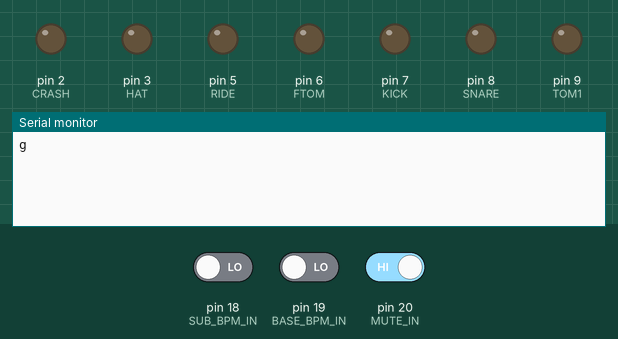
This sketch was run on a simulated Arduino Leonardo, built for the host (arithmetic inside an expression is 32-bit, double 64-bit). Shown: output pins drawn as LEDs (lit = HIGH), the last lines printed to the serial monitor. Inputs (shaded band) come from the test bench; at power-on: pin 20 (MUTE_IN) HIGH, pin 19 (BASE_BPM_IN) LOW, pin 18 (SUB_BPM_IN) LOW. An integer division by zero does not stop the program and gives all ones (-1).

Above: at 5.7 s.
5.8 s: pin 20 (MUTE_IN) driven LOW
At 6.9 s:
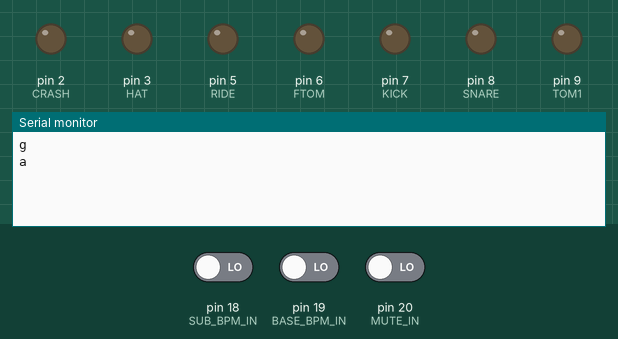
7.3 s: pin 19 (BASE_BPM_IN) driven HIGH
At 8.5 s:
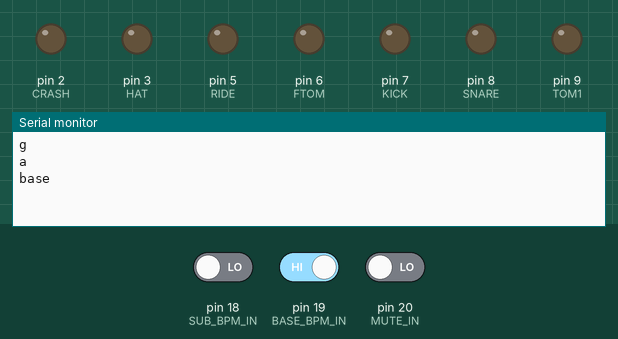
8.8 s: pin 18 (SUB_BPM_IN) driven HIGH
At 9.7 s:
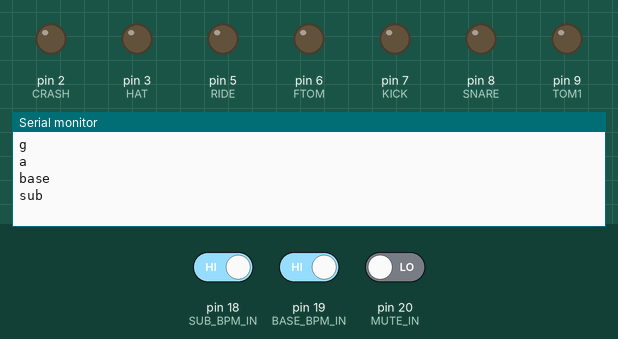
10.3 s: pin 20 (MUTE_IN) driven HIGH
At 11.6 s:
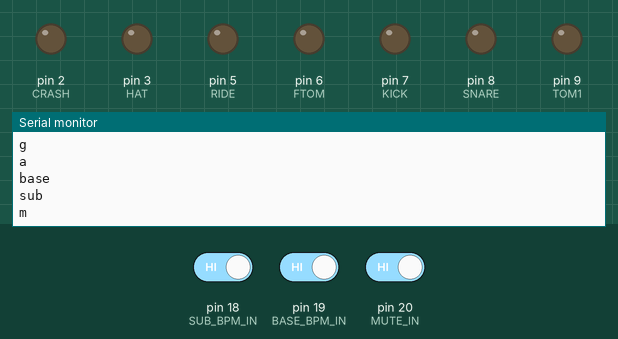

The sketch:

live_mode.ino
```cpp
// Drum sequencer by James Wagner and Angus Keatinge. For use with arduino mega2560

#include "drums.h"
/*
 * Contains the sequence specs and the sequence itself
 * imagine.h : Imagine by John Lennon
 * otherside.h: Otherside by RHCP
 * TODO: add preprocessor macros to choose which header to include
 */
#include "imagine.h"
//#include "otherside.h"
//#include "simple.h"

void setup() {
  //setting up the serials
  Serial.begin(9600); //just to print to serial monitor

  seq_count = -1;
  pinMode(KICK, OUTPUT);
  pinMode(SNARE, OUTPUT);
  pinMode(HAT, OUTPUT);
  pinMode(CRASH, OUTPUT);
  pinMode(TOM1, OUTPUT);
  pinMode(RIDE, OUTPUT);
  pinMode(FTOM, OUTPUT);

  TCCR1A = 0; //Timer 1 (used by servo lib)
  TCCR1B = 0;

  //Interrupt for beats
  //attachInterrupt(digitalPinToInterrupt(BASE_BPM_IN),write_drums_high_b,RISING); //Whenever pin 19 goes from low to high write drums (base)
  //attachInterrupt(digitalPinToInterrupt(SUB_BPM_IN),write_drums_high_s,RISING); //Whenever pin 18 goes from low to high write drums (sub)

  attachInterrupt(digitalPinToInterrupt(BASE_BPM_IN), beat_interrupt_b,RISING); //Whenever pin 19 goes from low to high write drums (base)
  attachInterrupt(digitalPinToInterrupt(SUB_BPM_IN), beat_interrupt_s,RISING); //Whenever pin 18 goes from low to high write drums (sub)

  // All drums are initially off

  kick_active = false;
  snare_active = false;
  hat_active = false;
  crash_active = false;
  tom1_active = false;
  ride_active = false;
  ftom_active = false;

  /*
  for(int i = 0; i < 7; i++){
    pd_active[i] = false;
    strike_active[i] = false;
    pd_5ms_count[i] = 0;
    strike_5ms_count[i] = 0;
  }

  predelays[0] = SNARE_PREDELAY;
  predelays[1] = KICK_PREDELAY;
  predelays[2] = HAT_PREDELAY;
  predelays[3] = CRASH_PREDELAY;
  predelays[4] = TOM1_PREDELAY;
  predelays[5] = RIDE_PREDELAY;
  predelays[6] = FTOM_PREDELAY;

  drum_pins[0] = SNARE;
  drum_pins[1] = KICK;
  drum_pins[2] = HAT;
  drum_pins[3] = CRASH;
  drum_pins[4] = TOM1;
  drum_pins[5] = RIDE;
  drum_pins[6] = FTOM;

  strike_times[0] = SNARE_TIME;
  strike_times[1] = KICK_TIME;
  strike_times[2] = HAT_TIME;
  strike_times[3] = CRASH_TIME;
  strike_times[4] = TOM1_TIME;
  strike_times[5] = RIDE_TIME;
  strike_times[6] = FTOM_TIME;
  */

  // No predelays at the moment
  kick_pd_active = false;
  snare_pd_active = false;
  hat_pd_active = false;
  crash_pd_active = false;
  tom1_pd_active = false;
  ride_pd_active = false;
  ftom_pd_active = false;

  // Default to drums muted
  mute_flag_b = true;
  mute_flag_s = true;

  s_multiple_of_5 = 0;
  k_multiple_of_5 = 0;
  h_multiple_of_5 = 0;
  c_multiple_of_5 = 0;
  t1_multiple_of_5 = 0;
  r_multiple_of_5 = 0;
  ft_multiple_of_5 = 0;

  s_pd_multiple_of_5 = 0;
  k_pd_multiple_of_5 = 0;
  h_pd_multiple_of_5 = 0;
  c_pd_multiple_of_5 = 0;
  t1_pd_multiple_of_5 = 0;
  r_pd_multiple_of_5 = 0;
  ft_pd_multiple_of_5 = 0;

  //setting pwm frequency to 31KHz on pins 2,3,5,6,7,8,9,10
  set_pwm_2_3_5_6_7_8_9_10();

  begin_5_timer();
  /*
   * The timer fucks around for 4.5 seconds before it works.
   * If we don't wait here, the drum will be held down for up to 4.5 seconds,
   * This would probably fry the solenoid driving circuit.
   */
  delay(4500);

  lastbuttonstate = digitalRead(MUTE_IN);
  Serial.println('g'); //goos2gobro
}

void loop() {
  //debouncing the mute pin
  int mutestate = digitalRead(MUTE_IN); //read state of mutepin
  if (mutestate != lastbuttonstate) { //if the state has changed since the last reading set the lastDebounceTime
    lastDebounceTime = millis();
  }
  if ((millis() - lastDebounceTime) > debounceDelay) { //if the last time a bounce occured is greater than debounceDelay perform mute logic
    if(mutestate==LOW){
      if(mute_flag_b==true){
        Serial.println('a'); //write an 'a' to the pi to indicate drums are active
        seq_count = 0;
        mute_flag_b = false;
      }
    }else{
      if (mute_flag_b == false){
        Serial.println('m'); //write an 'm' to the pi to indicate drums are muted
        mute_flag_b = true;
        mute_flag_s = true;
      }
    }

  }
  lastbuttonstate = mutestate;
}
void beat_interrupt_b(){

  if(mute_flag_b == false){
    Serial.println("base");
    seq_count++;
    seq_count = seq_count % NUMBER_OF_STEPS;

    mute_flag_s = false;
    /*
    for(int i = 0; i<7; i++){
      if(pgm_read_word_near(sequence+seq_count*NUMBER_OF_DRUMS + i) != NO_HIT){
        pd_active[i] = true;
      }
    }
    */

    // Check the next drums which will be playing and begin predelay timer
    if(pgm_read_word_near(sequence+seq_count*NUMBER_OF_DRUMS + SNARE_OFFSET) != NO_HIT){
      snare_pd_active = true;
    }

    if(pgm_read_word_near(sequence+seq_count*NUMBER_OF_DRUMS + KICK_OFFSET) != NO_HIT){
      kick_pd_active = true;
    }

    if(pgm_read_word_near(sequence+seq_count*NUMBER_OF_DRUMS + HAT_OFFSET) != NO_HIT){
      hat_pd_active = true;
    }

    if(pgm_read_word_near(sequence+seq_count*NUMBER_OF_DRUMS + CRASH_OFFSET) != NO_HIT){
      crash_pd_active = true;
    }

    if(pgm_read_word_near(sequence+seq_count*NUMBER_OF_DRUMS + TOM1_OFFSET) != NO_HIT){
      tom1_pd_active = true;
    }

    if(pgm_read_word_near(sequence+seq_count*NUMBER_OF_DRUMS + RIDE_OFFSET) != NO_HIT){
      ride_pd_active = true;
    }

    if(pgm_read_word_near(sequence+seq_count*NUMBER_OF_DRUMS + FTOM_OFFSET) != NO_HIT){
      ftom_pd_active = true;
    }

  }
}

void beat_interrupt_s(){

  if(mute_flag_s == false){
    Serial.println("sub");
    seq_count++;
    seq_count = seq_count % NUMBER_OF_STEPS;
  /*
    for(int i = 0; i<7; i++){
      if(pgm_read_word_near(sequence+seq_count*NUMBER_OF_DRUMS + i) != NO_HIT){
        pd_active[i] = true;
      }
    }
    */

    // Check the next drums which will be playing and begin predelay timer
    if(pgm_read_word_near(sequence+seq_count*NUMBER_OF_DRUMS + SNARE_OFFSET) != NO_HIT){
      snare_pd_active = true;
    }

    if(pgm_read_word_near(sequence+seq_count*NUMBER_OF_DRUMS + KICK_OFFSET) != NO_HIT){
      kick_pd_active = true;
    }

    if(pgm_read_word_near(sequence+seq_count*NUMBER_OF_DRUMS + HAT_OFFSET) != NO_HIT){
      hat_pd_active = true;
    }

    if(pgm_read_word_near(sequence+seq_count*NUMBER_OF_DRUMS + CRASH_OFFSET) != NO_HIT){
      crash_pd_active = true;
    }

    if(pgm_read_word_near(sequence+seq_count*NUMBER_OF_DRUMS + TOM1_OFFSET) != NO_HIT){
      tom1_pd_active = true;
    }

    if(pgm_read_word_near(sequence+seq_count*NUMBER_OF_DRUMS + RIDE_OFFSET) != NO_HIT){
      ride_pd_active = true;
    }

    if(pgm_read_word_near(sequence+seq_count*NUMBER_OF_DRUMS + FTOM_OFFSET) != NO_HIT){
      ftom_pd_active = true;
    }

  }
}

ISR(TIMER1_COMPA_vect){
  // This ISR is called every 5ms
  /*
  for(int i = 0; i<7; i++){
      if(pd_active[i] == true){
        pd_5ms_count[i]++;
      }
      if(strike_active[i] == true){
        strike_5ms_count[i]++;
      }
      if(pd_active[i] == true && pd_5ms_count[i] == predelays[i] / TIMER_TIME){
        pd_active[i] = false;
        pd_5ms_count[i] = 0;
        analogWrite(drum_pins[i],255);
        strike_active[i] = true;
      }
      if(strike_active[i] == true && strike_5ms_count[i] == strike_times[i] / TIMER_TIME){
        analogWrite(drum_pins[i],0);
        strike_active[i] = false;
        strike_5ms_count[i] = 0;
      }
  }
  */

  // Incrementing the strike duration
  if (snare_active) {
    s_multiple_of_5++;
  }
  if (kick_active){
    k_multiple_of_5++;
  }
  if (hat_active){
    h_multiple_of_5++;
  }
  if (crash_active){
    c_multiple_of_5++;
  }
  if (tom1_active){
    t1_multiple_of_5++;
  }
  if (ride_active){
    r_multiple_of_5++;
  }
  if (ftom_active){
    ft_multiple_of_5++;
  }


  // Incrementing the predelay
  if (snare_pd_active){
    s_pd_multiple_of_5++;
  }
  if (kick_pd_active){
    k_pd_multiple_of_5++;
  }
  if (hat_pd_active){
    h_pd_multiple_of_5++;
  }
  if (crash_pd_active){
    c_pd_multiple_of_5++;
  }
  if (tom1_pd_active){
    t1_pd_multiple_of_5++;
  }
  if (ride_pd_active){
    r_pd_multiple_of_5++;
  }
  if (ftom_pd_active){
    ft_pd_multiple_of_5++;
  }

  // Writing the drums high after their predelay time
  // TODO: implement accents
  if (snare_pd_active == true && s_pd_multiple_of_5 == (SNARE_PREDELAY / TIMER_TIME)) {
    snare_pd_active = false;
    s_pd_multiple_of_5 = 0;
    analogWrite(SNARE,255);
    snare_active = true;
  }
  if (kick_pd_active == true && k_pd_multiple_of_5 == (KICK_PREDELAY / TIMER_TIME)) {
    kick_pd_active = false;
    k_pd_multiple_of_5 = 0;
    analogWrite(KICK,255);
    kick_active = true;
  }
  if (hat_pd_active == true && h_pd_multiple_of_5 == (HAT_PREDELAY / TIMER_TIME)) {
    hat_pd_active = false;
    h_pd_multiple_of_5 = 0;
    analogWrite(HAT,255);
    hat_active = true;
  }
  if (crash_pd_active == true && c_pd_multiple_of_5 == (CRASH_PREDELAY / TIMER_TIME)) {
    crash_pd_active = false;
    c_pd_multiple_of_5 = 0;
    analogWrite(CRASH,255);
    crash_active = true;
  }

  if (tom1_pd_active == true && t1_pd_multiple_of_5 == (TOM1_PREDELAY / TIMER_TIME)) {
    tom1_pd_active = false;
    t1_pd_multiple_of_5 = 0;
    analogWrite(TOM1,255);
    tom1_active = true;
  }
  if (ride_pd_active == true && r_pd_multiple_of_5 == (RIDE_PREDELAY / TIMER_TIME)) {
    ride_pd_active = false;
    r_pd_multiple_of_5 = 0;
    analogWrite(RIDE,255);
    ride_active = true;
  }

  if (ftom_pd_active == true && ft_pd_multiple_of_5 == (FTOM_PREDELAY / TIMER_TIME)) {
    ftom_pd_active = false;
    ft_pd_multiple_of_5 = 0;
    analogWrite(FTOM,255);
    ftom_active = true;
  }

  // Writing the drums low after their defined on time
  if (snare_active == true && s_multiple_of_5 == (SNARE_TIME / TIMER_TIME)) {
    analogWrite(SNARE, 0);
    snare_active = false;
    s_multiple_of_5 = 0;
  }
  if (kick_active == true && k_multiple_of_5 == (KICK_TIME / TIMER_TIME)) {
    analogWrite(KICK, 0);
    kick_active = false;
    k_multiple_of_5 = 0;
  }
  if (hat_active == true && h_multiple_of_5 == (HAT_TIME / TIMER_TIME)) {
    analogWrite(HAT, 0);
    hat_active = false;
    h_multiple_of_5 = 0;
  }
  if (crash_active == true && c_multiple_of_5 == (CRASH_TIME / TIMER_TIME)) {
    analogWrite(CRASH, 0);
    crash_active = false;
    c_multiple_of_5 = 0;
  }

  if (tom1_active == true && t1_multiple_of_5 == (TOM1_TIME / TIMER_TIME)) {
    analogWrite(TOM1, 0);
    tom1_active = false;
    t1_multiple_of_5 = 0;
  }
  if (ride_active == true && r_multiple_of_5 == (RIDE_TIME / TIMER_TIME)) {
    analogWrite(RIDE, 0);
    ride_active = false;
    r_multiple_of_5 = 0;
  }

  if (ftom_active == true && ft_multiple_of_5 == (FTOM_TIME / TIMER_TIME)) {
    analogWrite(FTOM, 0);
    ftom_active = false;
    ft_multiple_of_5 = 0;
  }

  // Keep resetting the timer
  begin_5_timer();
}

void begin_5_timer(){
  // Setting up 5ms timer interrupt routine
  TCCR1A = 0;
  TCCR1B = 0;//stop timer

  OCR1A = TIMER_COUNTS; //will count to 5ms
  TCCR1B |= (1 << WGM12); //compare mode
  TCCR1B |= (1 << CS10);// 1024 prescaler
  TCCR1B |= (1 << CS12);
  TIMSK1 |= (1 << OCIE1A);//enable compare interrupt
}

void set_pwm_2_3_5_6_7_8_9_10(){
  // Sets up the PWM on pins:2,3,5,6,7,8,9,10 to 31kHz
  //timer 3
  int prescaler = 1;
  int eraser = 7;//erases last 3 bits
  TCCR3B &= ~eraser; //Clear last 3 bits
  TCCR3B |= prescaler; //Change frequency to 31KHz
  //timer 4
  TCCR4B &= ~eraser; //Clear last 3 bits
  TCCR4B |= prescaler; //Change frequency to 31KHz
  //timer 2
  TCCR2B &= ~eraser; //Clear last 3 bits
  TCCR2B |= prescaler; //Change frequency to 31KHz
}
```

drums.h
```cpp
/*
 * These are the accent strengths
 */
#define HARD    255
#define MED     255
#define SOFT    255
#define NO_HIT  0

#define NUMBER_OF_DRUMS 7

// sequence order
#define SNARE_OFFSET  0
#define KICK_OFFSET   1
#define HAT_OFFSET    2
#define CRASH_OFFSET  3
#define TOM1_OFFSET   4
#define RIDE_OFFSET   5
#define FTOM_OFFSET   6

// interupt pins
const byte BASE_BPM_IN = 19;
const byte SUB_BPM_IN = 18;
const byte MUTE_IN = 20;// Will mute/unmute the drums

// output drum pins
// why they are in this order I don't know.
#define SNARE 8
#define KICK  7
#define HAT   3
#define CRASH 2
#define TOM1  9
#define RIDE  5
#define FTOM  6

// timer
#define CLOCK_SPEED   16*10^6 //16 MHz
#define PRESCALER     1024
#define TIMER_RES     (1 / ( CLOCK_SPEED / PRESCALER))
#define TIMER_TIME    5 //ms
#define TIMER_COUNTS  ((TIMER_TIME*10^-3 / TIMER_RES) -1)

// drum times: how long each drum strike is
// longer strike means harder hit
// but a longer strike also limits how fast we can hit drums
#define KICK_TIME   100
#define SNARE_TIME  40
#define HAT_TIME    40
#define CRASH_TIME  100
#define TOM1_TIME   50
#define RIDE_TIME   30
#define FTOM_TIME   30

// Beat pre delay: how early the PI writes out a beat. This could be set to the drum which takes the longest to strike i.e kick?
#define BEAT_PRE_DELAY 100

//Strike time: how long the mechanical strike is for each drum
#define KICK_STRIKE_TIME   55
#define SNARE_STRIKE_TIME  30
#define HAT_STRIKE_TIME    30
#define CRASH_STRIKE_TIME  35
#define TOM1_STRIKE_TIME   35
#define RIDE_STRIKE_TIME   30
#define FTOM_STRIKE_TIME   30

/*
 * Predelay: how much time to delay drum before writing it high
 * DRUM_PREDELAY = BEAT_PRE_DELAY - DRUM_STRIKE_TIME
 */
#define KICK_PREDELAY   (BEAT_PRE_DELAY-KICK_STRIKE_TIME)
#define SNARE_PREDELAY  (BEAT_PRE_DELAY-SNARE_STRIKE_TIME)
#define HAT_PREDELAY    (BEAT_PRE_DELAY-HAT_STRIKE_TIME)
#define CRASH_PREDELAY  (BEAT_PRE_DELAY-CRASH_STRIKE_TIME)
#define TOM1_PREDELAY   (BEAT_PRE_DELAY-TOM1_STRIKE_TIME)
#define RIDE_PREDELAY   (BEAT_PRE_DELAY-RIDE_STRIKE_TIME)
#define FTOM_PREDELAY   (BEAT_PRE_DELAY-FTOM_STRIKE_TIME)

/*
 * There is a timer interrupt which is set for 5ms. This is used to (uniquely) control the duration which each drum is held down for.
 * When a drum is turned on, via a write_drums_high() call, the timer will begin.
 * the x_multiple_of_5 variable keeps track of how long the drum has been held on for (multiple of 5ms).
 * when this variable equals the predefined drum duration (i.e SNARE_TIME) the drum will be switched off
 */

// Signals whether the drums are currently striking.
volatile bool kick_active;
volatile bool snare_active;
volatile bool hat_active;
volatile bool crash_active;
volatile bool tom1_active;
volatile bool ride_active;
volatile bool ftom_active;

// Used to count down drum strikes in multiples of 5.
volatile int s_multiple_of_5;
volatile int k_multiple_of_5;
volatile int h_multiple_of_5;
volatile int c_multiple_of_5;
volatile int t1_multiple_of_5;
volatile int r_multiple_of_5;
volatile int ft_multiple_of_5;

// Whether drums are in predelay phase or not
volatile bool kick_pd_active;
volatile bool snare_pd_active;
volatile bool hat_pd_active;
volatile bool crash_pd_active;
volatile bool tom1_pd_active;
volatile bool ride_pd_active;
volatile bool ftom_pd_active;

// Same concept as above but 'pd' refering to predelay counts
volatile int s_pd_multiple_of_5;
volatile int k_pd_multiple_of_5;
volatile int h_pd_multiple_of_5;
volatile int c_pd_multiple_of_5;
volatile int t1_pd_multiple_of_5;
volatile int r_pd_multiple_of_5;
volatile int ft_pd_multiple_of_5;

// index to sequence array
// This is an int between 0 and 15
// 0, 4, 8 and 12 are the 1st, 2nd, 3rd and 4th beats in a bar respectively.
// The rest are the sub beats at semi-quaver resolution.
volatile int seq_count;

/*
 * mute_flag_b: 'base' beat mute
 * mute_flag_s: 'sub' beat mute
 * These flags are used in live mode when a physical footswitch is required to cue the drums in at the beginning of the bar
 * base beats refer to the 'true' beats returned by the real time beat tracking algo (ibt)
 * sub beats refer to beats generated via linear interpolation of the base beats. This enables finer resolution for programming
 * complex drum patters (16th notes as opposed to quarter notes)
 * it is unlikely that a human would be able to push the footswitch at the correct time between two subbeats so we distinguish between
 * sub and base beats to make it possible.
 * When the drums are initially switched on via the footswitch, only the mute_flag_b is set to false. This allows the write_drums_high_b()
 * call to occur making the drums start playing at the start of the bar on beat 1. After this intial call the mute_flag_s is set to false
 * allowing subsequent write_drums_high_s() calls to occur.
 * When the footswitch is pressed again, both mute_flag_b and mute_flag_b are set to true immediately.
 */
volatile bool mute_flag_b;
volatile bool mute_flag_s;


// Debounce stuff
int lastbuttonstate;
unsigned long lastDebounceTime = 0;  // the last time the output pin was toggled
unsigned long debounceDelay = 50;

/*
volatile bool pd_active[NUMBER_OF_DRUMS];
volatile bool strike_active[NUMBER_OF_DRUMS];
volatile unsigned int pd_5ms_count[NUMBER_OF_DRUMS];
volatile unsigned int strike_5ms_count[NUMBER_OF_DRUMS];
volatile unsigned int predelays[NUMBER_OF_DRUMS];
volatile unsigned int drum_pins[NUMBER_OF_DRUMS];
volatile unsigned int strike_times[NUMBER_OF_DRUMS];
*/
```

Source omitted: imagine.h (46512 bytes)

Measured:
- after the input at 5.8 s, the serial monitor: prints a new line after 0.05 s (image 1)
- after the input at 7.3 s, the serial monitor: prints a new line at once (image 2)
- after the input at 8.8 s, the serial monitor: prints a new line at once (image 3)
- after the input at 10.3 s, the serial monitor: prints a new line after 0.05 s (image 4)
